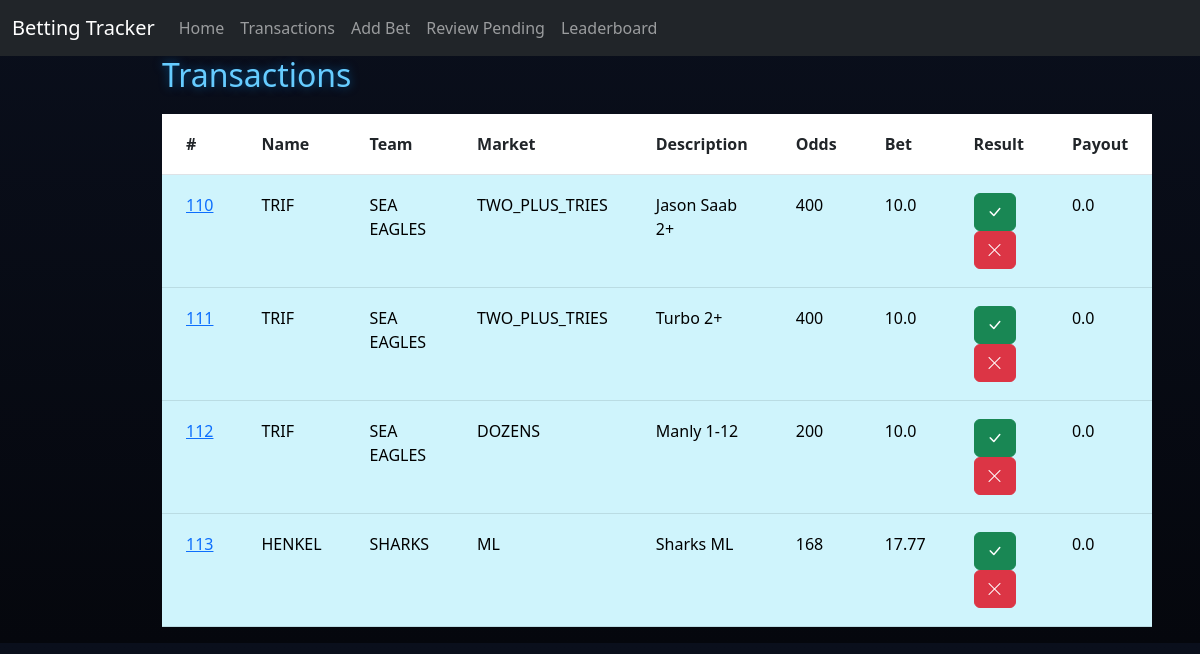
The page /review on the database as committed earlier.
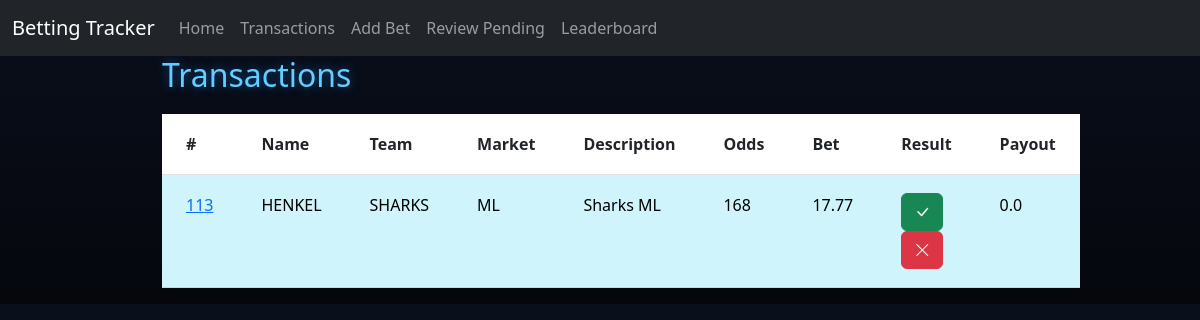
The same page on the database as committed later.
### tables this page shows
CREATE TABLE Transactions (
                            ID INTEGER PRIMARY KEY AUTOINCREMENT,
                            PlayerID INTEGER,
                            Team TEXT,
                            BetType TEXT,
                            Description TEXT,
                            Odds INTEGER,
                            AmountBet REAL,
                            Status TEXT,
                            AmountWon REAL,
                            FOREIGN KEY(PlayerID) REFERENCES Players(ID)
                        );

CREATE TABLE Players (
                        ID INTEGER PRIMARY KEY AUTOINCREMENT,
                        Name TEXT,
                        BetsPlaced INTEGER,
                        SuccessRate REAL,
                        Bank REAL
                    );

### app.py (the view, shortened to what this page needs)
@app.route("/review", methods=["GET", "POST"])
def review():
    db = get_db(DB)
    pending = db.execute("""
        SELECT Transactions.*, Players.Name
        FROM Transactions
        JOIN Players ON Players.ID = Transactions.PlayerID
        WHERE Status = 'Pending'
    """).fetchall()
    return render_template("review.html", transactions=pending)

### app.py (called while the page is built)
def get_db(DB):
    try:
        db = sqlite3.connect(DB)
        return db
    except sqlite3.Error as e:
        print(f"Error opening database: {e}")
        return None

### templates/review.html (shortened to what this page needs)
{% extends "base.html" %}
{% block content %}
<h2>Transactions</h2>
<table class="table transaction-table">
    <tr>
        <th>#</th>
        <th>Name</th>
        <th>Team</th>
        <th>Market</th>
        <th>Description</th>
        <th>Odds</th>
        <th>Bet</th>
        <th>Result</th>
        <th>Payout</th>
    </tr>
    {% for p in transactions %}
    <tr class="table-info">
        <td>
            <a href="{{ url_for('deleted', id=p[0]) }}">
                {{ p[0] }}
            </a>
        </td>
        <td>{{ p[9] }}</td>
        <td>{{ p[2] }}</td>
        <td>{{ p[3] }}</td>
        <td>{{ p[4] }}</td>
        <td>{{ p[5] }}</td>
        <td>{{ p[6] }}</td>
        <td>
            <form method="POST" action="{{ url_for('review') }}" style="display:inline;">
                <button class="btn btn-success">
                    <i class="bi bi-check-lg"></i>
                </button>
            </form>
            <form method="POST" action="{{ url_for('review') }}" style="display:inline;">
                <button class="btn btn-danger">
                    <i class="bi bi-x-lg"></i>
                </button>
            </form>
        </td>
        <td>{{ p[8] }}</td>
    </tr>
    {% endfor %}
</table>
{% endblock %}

### templates/base.html (shortened to what this page needs)
<!DOCTYPE html>
<html lang="en">
<head>
<link href="https://cdn.jsdelivr.net/npm/bootstrap@5.3.0/dist/css/bootstrap.min.css" rel="stylesheet">
<link rel="stylesheet" href="https://cdn.jsdelivr.net/npm/bootstrap-icons@1.11.1/font/bootstrap-icons.css">
</head>
<body>
<nav class="navbar navbar-expand-lg navbar-dark bg-dark">
    <div class="container-fluid">
        <a class="navbar-brand" href="/">Betting Tracker</a>
    <div class="collapse navbar-collapse">
        <ul class="navbar-nav me-auto mb-2 mb-lg-0">
            <li class="nav-item">
                <a class="nav-link" href="/">Home</a>
            </li>
            <li class="nav-item">
                <a class="nav-link" href="/transactions">Transactions</a>
            </li>
            <li class="nav-item">
                <a class="nav-link" href="/add">Add Bet</a>
            </li>
            <li class="nav-item">
                <a class="nav-link" href="/review">Review Pending</a>
            </li>
            <li class="nav-item">
                <a class="nav-link" href="/leaderboard">Leaderboard</a>
            </li>
        </ul>
    </div>
</div>
</nav>
<div class="container">
    {% block content %}
    {% endblock %}
</div>
</body>
</html>

### templates/base.html (style rules this page uses)
body { background: linear-gradient(to bottom, #0a0f1c, #05070d); color: white; font-family: 'Segoe UI', Tahoma, Geneva, Verdana, sans-serif; }
.container { max-width: 900px; }
h2 { margin-bottom: 20px; color: #66ccff; text-shadow: 0 0 10px rgba(0, 150, 255, 0.5); }
.transaction-table th, .transaction-table td { padding: 18px 24px; }

Rows that differ between the two databases and show on the page:
no longer on this page (row edited): Transactions: ID "110", Name "TRIF", Team "SEA EAGLES", BetType "TWO_PLUS_TRIES", Description "Jason Saab 2+", Odds "400", AmountBet "10.0", AmountWon "0.0"
no longer on this page (row edited): Transactions: ID "111", Name "TRIF", Team "SEA EAGLES", BetType "TWO_PLUS_TRIES", Description "Turbo 2+", Odds "400", AmountBet "10.0", AmountWon "0.0"
no longer on this page (row edited): Transactions: ID "112", Name "TRIF", Team "SEA EAGLES", BetType "DOZENS", Description "Manly 1-12", Odds "200", AmountBet "10.0", AmountWon "0.0"
